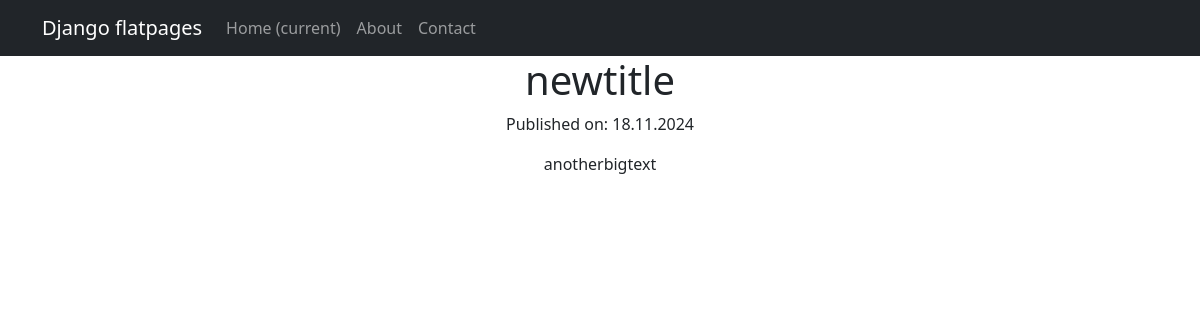
/news/1, run on an earlier commit of the app's database.
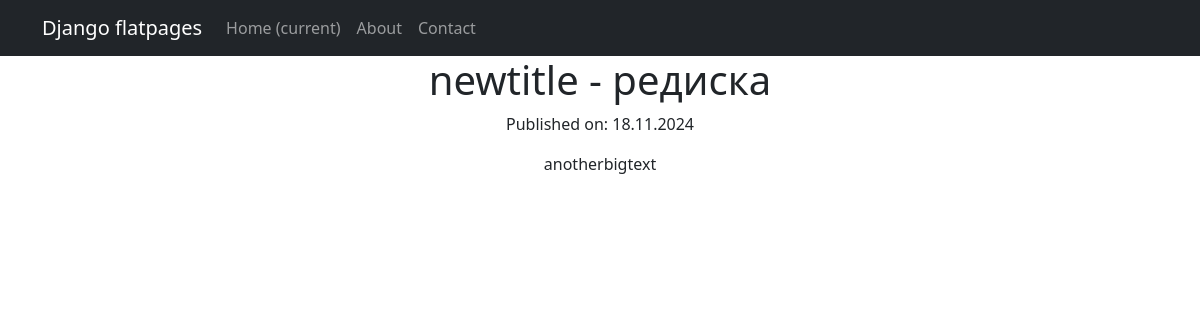
And on a later commit of the database.
### news/models.py (models this page shows, shortened)
class Post(models.Model):
    author = models.ForeignKey(Author, on_delete=models.CASCADE)
    NEWS = 'NW'
    ARTICLE = 'AR'
    POST_TYPES = [
        ('NEWS', 'Новость'),
        ('ARTICLE', 'Статья'),
    ]
    categoryType = models.CharField(max_length=7, choices=POST_TYPES, default=ARTICLE)
    dateCreation = models.DateTimeField(auto_now_add=True)
    postCategory = models.ManyToManyField(Category, through='PostCategory')
    text = models.TextField()
    title = models.CharField(max_length=128)
    rating = models.SmallIntegerField(default=0)

### news/views.py (the view)
# urls.py: path('<int:id>', PostDetail.as_view(), name='news_detail'),
class PostDetail(DetailView):
    model = Post
    template_name = 'post_detail.html'
    context_object_name = 'post'
    pk_url_kwarg = 'id'

### templates/post_detail.html (shortened to what this page needs)
{% extends 'flatpages/default.html' %}
{% block content %}
<h1>{{ post.title }}</h1>
<p>Published on: {{ post.dateCreation|date:'d.m.Y' }}</p>
<div>
    <p> {{post.text}}</p>
</div>
{% endblock content %}

What changed in the data, as far as the page shows it:
changed Post "anotherbigtext": title "newtitle" → "newtitle - редиска"
